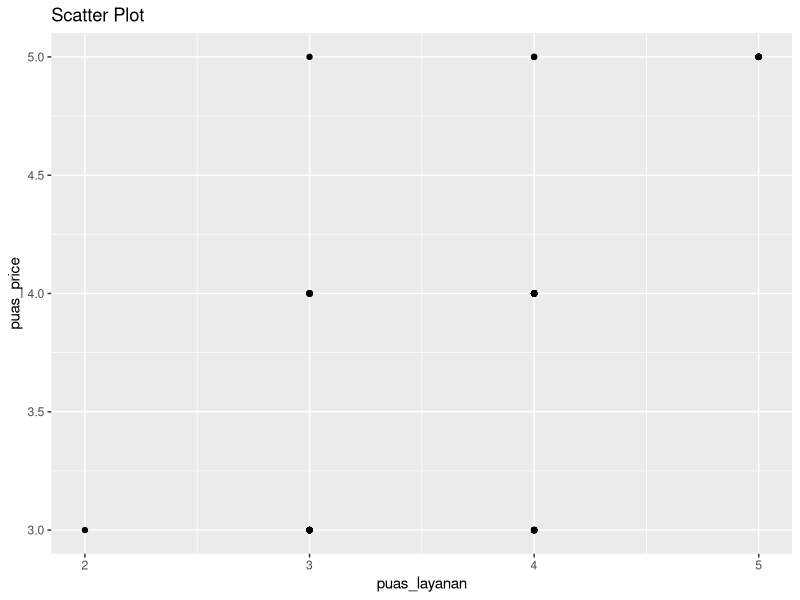

This chart was generated by the following R code:
# Read CSV file
data <- read.csv("data.csv", header=TRUE)

# No. 1, mean dan standar deviasi dari demografi
demographic <- aggregate(cbind(usia, sex, didik, status) ~ kota, data = data,
               FUN = function(x) c(mean = mean(x), sd = sd(x)))
print(demographic)

# No. 1, frekuensi demografi kota, usia, sex, pendidikan, dan status pernikahan
kota_freq <- table(data$kota)
usia_freq <- table(data$usia)
sex_freq <- table(data$sex)
didik_freq <- table(data$didik)
status_freq <- table(data$status)

# Print demografi kota, usia, sex, pendidikan, dan status pernikahan
print("Frekuensi Kota:")
print(kota_freq)
print("Frekuensi Usia:")
print(usia_freq)
print("Frekuensi Jenis Kelamin:")
print(sex_freq)
print("Frekuensi Pendidikan:")
print(didik_freq)
print("Frekuensi Status:")
print(status_freq)

# No. 2, uji validitas dan reliabilitas, denngan alpha = 0.6
library(psych)

satisfaction <- data[, c("puas_lay", "puas_kua", "puas_pri")]
reliability_result <- alpha(satisfaction)
print(reliability_result)

if(all(reliability_result$total > 0.6)) {
  print("Reliabilitas dapat diterima.")
} else {
  print("Reliabilitas tidak dapat diterima.")
}

# No. 3a, tingkat kepuasaan konsumen masing-masing kota
total_satisfaction_by_city <- aggregate(cbind(puas_all) ~ kota, 
                                        data = data, FUN = sum)
total_overall_satisfaction <- mean(data$puas_all)
print(total_satisfaction_by_city)
print(paste("Total kepuasan konsumen keseluruhan: ", 
            total_overall_satisfaction))

# No. 3b, tes apakah ada perbedaan tingkat kepuasan 
# masing-masing kota, dengan alpha = 5.0
library(stats)
data$kota <- as.factor(data$kota)
anova_result <- aov(puas_all ~ kota, data = data)
tukey_result <- TukeyHSD(anova_result)
print(tukey_result)
significant_differences <- tukey_result$`kota`[, 4]
print("Perbedaan signifikan:")
print(significant_differences)

# Plotting scatter plot between two variables
library(ggplot2)

ggplot(data=data, aes(x = puas_kua, y = puas_pri)) +
  geom_point() +
  labs(title = "Scatter Plot",
       x = "puas_layanan",
       y = "puas_price")

